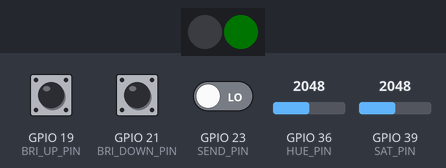
This sketch was run on a simulated ESP32. On the bench: 2 RGB LEDs in strip order, left to right. The test bench sets the inputs (shaded band); at power-on: GPIO 19 (BRI_UP_PIN) LOW, GPIO 23 (SEND_PIN) LOW, GPIO 21 (BRI_DOWN_PIN) LOW, GPIO 36 (HUE_PIN) = 2048, GPIO 39 (SAT_PIN) = 2048. Dim RGB values are drawn brighter than linear; WiFi joins after 1.5 s; servers stay silent unless stated; no MQTT or app messages arrive unless stated; what the sketch prints to the serial monitor is not drawn.

Above: at 2.8 s.
2.9 s: GPIO 19 (BRI_UP_PIN) pulled HIGH for 0.15 s
At 3.9 s:
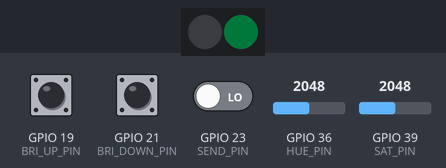
4.5 s: GPIO 23 (SEND_PIN) driven HIGH
At 5.1 s:
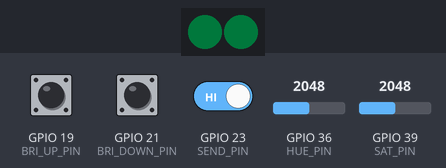
6.0 s: GPIO 21 (BRI_DOWN_PIN) pulled HIGH for 0.15 s
At 7.2 s:
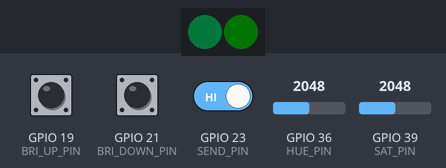
7.6 s: GPIO 36 (HUE_PIN) set to 2135
At 8.3 s:
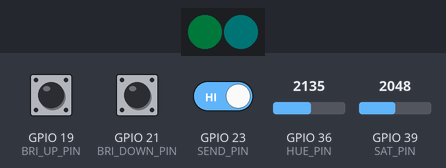
9.1 s: GPIO 39 (SAT_PIN) set to 1105
10.6 s: GPIO 39 (SAT_PIN) set to 1028
At 12.0 s:
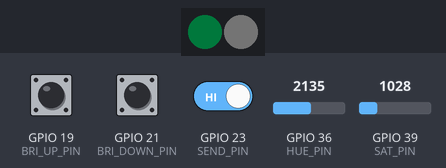
Timing chart, 0 to 13.1 s (numbered marks = the images above; inputs shaded):
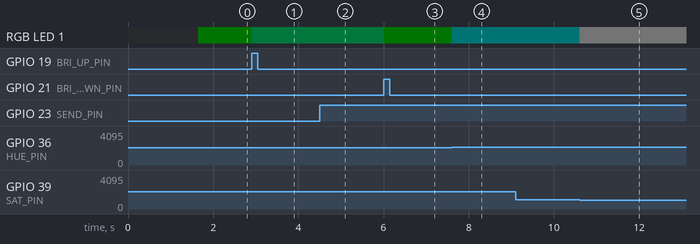

The sketch:

LED_TRANSMITTER.ino
```cpp
#include "secrets.h"
#include <WiFiClientSecure.h>
#include <MQTTClient.h>
#include <ArduinoJson.h>
#include "WiFi.h"
#include <FastLED.h>


//MQTT and WIFI CONFIG
#define AWS_IOT_PUBLISH_TOPIC   "lamp/state"
#define AWS_IOT_SUBSCRIBE_TOPIC "esp32/sub"

WiFiClientSecure net = WiFiClientSecure();
MQTTClient client = MQTTClient(256);

//small variables for messages
uint8_t msgValue;
uint8_t msgHue;
uint8_t msgSat;

//INPUTS CONFIG
#define BRI_UP_PIN 19
#define BRI_DOWN_PIN 21
#define SEND_PIN 23
#define HUE_PIN 36
#define SAT_PIN 39
bool input;
bool brightUp;
bool brightDown;
int huePot;
int satPot;

//measure previous states
bool prevInput;
bool prevBrightUp;
bool prevBrightDown;

//LED CONFIG
#define NUM_LEDS 2
#define DATA_PIN 17
CRGB leds[NUM_LEDS];

void connectAWS()
{
  WiFi.mode(WIFI_STA);
  WiFi.begin(WIFI_SSID, WIFI_PASSWORD);

  Serial.println("Connecting to Wi-Fi");

  while (WiFi.status() != WL_CONNECTED){
    delay(500);
    Serial.print(".");
  }

  // Configure WiFiClientSecure to use the AWS IoT device credentials
  net.setCACert(AWS_CERT_CA);
  net.setCertificate(AWS_CERT_CRT);
  net.setPrivateKey(AWS_CERT_PRIVATE);

  // Connect to the MQTT broker on the AWS endpoint we defined earlier
  client.begin(AWS_IOT_ENDPOINT, 8883, net);

  Serial.print("Connecting to AWS IOT");

  while (!client.connect(THINGNAME)) {
    Serial.print(".");
    delay(100);
  }

  if(!client.connected()){
    Serial.println("AWS IoT Timeout!");
    return;
  }

  //initialize message variables
  msgHue = 0;
  msgSat = 0;
  msgValue = 0;

  Serial.println("AWS IoT Connected!");
}

void publishMessage()
{
  StaticJsonDocument<200> doc;
  doc["client"] = "trans";
  doc["h"] = msgHue;
  doc["s"] = msgSat;
  doc["v"] = msgValue;
  char jsonBuffer[512];
  serializeJson(doc, jsonBuffer); // print to client

  client.publish(AWS_IOT_PUBLISH_TOPIC, jsonBuffer);
}

void configurePins() {
  //LEDS
  FastLED.addLeds<WS2812B, DATA_PIN, GRB>(leds, NUM_LEDS);

  //BUTTONS
  pinMode(BRI_UP_PIN, INPUT);
  pinMode(BRI_DOWN_PIN, INPUT);
  pinMode(SEND_PIN, INPUT);

  pinMode(HUE_PIN, INPUT);
  pinMode(SAT_PIN, INPUT);

  //variable trackers
  input = false;
  brightUp = false;
  brightDown = false;
  huePot = 0;
  satPot = 0;

  //message setters
  msgHue = 0;
  msgSat = 0;
  msgValue = 50;


}
void setup() {
  Serial.begin(115200);
  connectAWS();
  delay(100);
  configurePins();
  FastLED.setBrightness(50);

}

//reads inputs and updates global vars
void updateInputs() {
  //save previous states
  prevInput = input;
  prevBrightUp = brightUp;
  prevBrightDown = brightDown;

  //update current states
  input = digitalRead(SEND_PIN);
  brightUp = digitalRead(BRI_UP_PIN);
  brightDown = digitalRead(BRI_DOWN_PIN);
  huePot = analogRead(HUE_PIN);
  satPot = analogRead(SAT_PIN);
}

//debugging
void printInputs() {
  Serial.print("input button: ");
  Serial.println(input);
  Serial.print("hue pot: ");
  Serial.println(huePot);
  Serial.print("sat pot: ");
  Serial.println(satPot);
  Serial.print("bup button: ");
  Serial.println(brightUp);
  Serial.print("bdown button: ");
  Serial.println(brightDown);
}

//
void updateHSB() {
 if(input && !prevInput) {
    Serial.println("input pressed");
  }
  if(brightUp && !prevBrightUp && msgValue < 240) {
    //handles initialization
    if(msgValue == 0) {
      msgValue = 15;
    }
    else {
      msgValue += 16;
    }
    Serial.println("bup pressed");
  }

  if(brightDown && !prevBrightDown && msgValue >= 15) {
    if(msgValue == 15) {
      msgValue = 0;
    }
    else {
      msgValue -= 16;
    }
    Serial.println("bdown pressed");
  }


  msgHue = map(huePot, 0, 4096, 0, 255);
  msgSat = map(satPot, 0, 4096, 0, 255);
}

void updateLED() {
  leds[1] = CHSV(msgHue, msgSat, msgValue);
  FastLED.show();
}

void printHSB() {
  Serial.print("h: ");
  Serial.println(msgHue);
  Serial.print("s: ");
  Serial.println(msgSat);
  Serial.print("v: ");
  Serial.println(msgValue);
}
void loop() {
  //update inputs
  updateInputs();
  //printInputs();

  //update state of LED
  updateHSB();
  //printHSB();
  updateLED();

  //send message if button is pressed!
  if(input && !prevInput) {
    leds[0] = leds[1];
    Serial.println("PRINTING!!!!!");
    publishMessage();
  }


  //loop MQTT
  client.loop();

  //delay to save power
  delay(10);
}
```

secrets.h
```cpp
#include <pgmspace.h>

#define SECRET
#define THINGNAME "Lamp_Trans"

const char WIFI_SSID[] = "HappyMonkey";
const char WIFI_PASSWORD[] = "fkjE18306Horwitz";
const char AWS_IOT_ENDPOINT[] = "a318wo20lj9o2p-ats.iot.us-east-1.amazonaws.com";

// Amazon Root CA 1
static const char AWS_CERT_CA[] PROGMEM = R"EOF(
-----BEGIN CERTIFICATE-----
MIIDQTCCAimgAwIBAgITBmyfz5m/jAo54vB4ikPmljZbyjANBgkqhkiG9w0BAQsF
ADA5MQswCQYDVQQGEwJVUzEPMA0GA1UEChMGQW1hem9uMRkwFwYDVQQDExBBbWF6
b24gUm9vdCBDQSAxMB4XDTE1MDUyNjAwMDAwMFoXDTM4MDExNzAwMDAwMFowOTEL
MAkGA1UEBhMCVVMxDzANBgNVBAoTBkFtYXpvbjEZMBcGA1UEAxMQQW1hem9uIFJv
b3QgQ0EgMTCCASIwDQYJKoZIhvcNAQEBBQADggEPADCCAQoCggEBALJ4gHHKeNXj
ca9HgFB0fW7Y14h29Jlo91ghYPl0hAEvrAIthtOgQ3pOsqTQNroBvo3bSMgHFzZM
9O6II8c+6zf1tRn4SWiw3te5djgdYZ6k/oI2peVKVuRF4fn9tBb6dNqcmzU5L/qw
IFAGbHrQgLKm+a/sRxmPUDgH3KKHOVj4utWp+UhnMJbulHheb4mjUcAwhmahRWa6
VOujw5H5SNz/0egwLX0tdHA114gk957EWW67c4cX8jJGKLhD+rcdqsq08p8kDi1L
93FcXmn/6pUCyziKrlA4b9v7LWIbxcceVOF34GfID5yHI9Y/QCB/IIDEgEw+OyQm
jgSubJrIqg0CAwEAAaNCMEAwDwYDVR0TAQH/BAUwAwEB/zAOBgNVHQ8BAf8EBAMC
AYYwHQYDVR0OBBYEFIQYzIU07LwMlJQuCFmcx7IQTgoIMA0GCSqGSIb3DQEBCwUA
A4IBAQCY8jdaQZChGsV2USggNiMOruYou6r4lK5IpDB/G/wkjUu0yKGX9rbxenDI
U5PMCCjjmCXPI6T53iHTfIUJrU6adTrCC2qJeHZERxhlbI1Bjjt/msv0tadQ1wUs
N+gDS63pYaACbvXy8MWy7Vu33PqUXHeeE6V/Uq2V8viTO96LXFvKWlJbYK8U90vv
o/ufQJVtMVT8QtPHRh8jrdkPSHCa2XV4cdFyQzR1bldZwgJcJmApzyMZFo6IQ6XU
5MsI+yMRQ+hDKXJioaldXgjUkK642M4UwtBV8ob2xJNDd2ZhwLnoQdeXeGADbkpy
rqXRfboQnoZsG4q5WTP468SQvvG5
-----END CERTIFICATE-----
)EOF";

// Device Certificate
static const char AWS_CERT_CRT[] PROGMEM = R"KEY(
-----BEGIN CERTIFICATE-----
MIIDWjCCAkKgAwIBAgIVAOALVQYHLBGz56MASg6skZrhD8HkMA0GCSqGSIb3DQEB
CwUAME0xSzBJBgNVBAsMQkFtYXpvbiBXZWIgU2VydmljZXMgTz1BbWF6b24uY29t
IEluYy4gTD1TZWF0dGxlIFNUPVdhc2hpbmd0b24gQz1VUzAeFw0yMTA0MjgwMDA5
MzJaFw00OTEyMzEyMzU5NTlaMB4xHDAaBgNVBAMME0FXUyBJb1QgQ2VydGlmaWNh
dGUwggEiMA0GCSqGSIb3DQEBAQUAA4IBDwAwggEKAoIBAQDc2yCBs06D34/ByBfb
Bqp+rgg4+K4tegAcfV4mVSrIH4Nq37OXhjeAdyPJ0fJUuEp0GevpEYSKX6QkqH+/
zHTi+MfzgkIWkaEh8xtR2uILRESsn94++WuXvb6V8ABxV2TYuxEqwP9OMAcmtE94
ZhAYvxQcH6RnPLXkv4lkqBQEZ+DIlcgQW0gTwHt0OmDKx/I8GSv/aMEnuUG7URSA
a+ybwx9kea3gM1nuFafxglBI39ZkZ0Gyy5X7jPcagB3DpvJEOekTBm0mjD/YkupG
bWpHO4loOW4V5g9OEjyEbNt91M8mVaNBRj8X+nMbgwb2Z4/XW9nj5C5XmIaX2yjZ
cOnhAgMBAAGjYDBeMB8GA1UdIwQYMBaAFJyA3RH8w0C/iKSQRYrcJZSzAtIXMB0G
A1UdDgQWBBQXHdwOc28t+RGGc5McFp051Oc80DAMBgNVHRMBAf8EAjAAMA4GA1Ud
DwEB/wQEAwIHgDANBgkqhkiG9w0BAQsFAAOCAQEAysJCsWqqy/FMoAn6WFH0Vslo
vKG++HZqXdKWDd+hp61WB+z6eZpVn22d6VmnFHLN8tCpDCV6KNKTBMiDk1R3Tb48
lLGGGu8XC7TOOyYpk8lWpH1aaVKByt+KFTDgHOymFd5c+GS+j6p8CyRGK5uVfFum
A970ORftM1qhfRXwqA+dGyFsqapHTdsGBDCxNoyY2ag0STVNoV09epLX9SjdnQay
GhEPrNPGucbh20NMCdlhqKMJLsjnpQfZJZz949cYsAl1/9kP/WzVZOFsdOFI53En
jjgFkzUeb7wst2YGwznHF1mvM1TilzcbFXrcbtt6sFjkI6I4TGFBnna4DvPdCQ==
-----END CERTIFICATE-----

)KEY";

// Device Private Key
static const char AWS_CERT_PRIVATE[] PROGMEM = R"KEY(
-----BEGIN RSA PRIVATE KEY-----
MIIEpgIBAAKCAQEA3NsggbNOg9+PwcgX2waqfq4IOPiuLXoAHH1eJlUqyB+Dat+z
l4Y3gHcjydHyVLhKdBnr6RGEil+kJKh/v8x04vjH84JCFpGhIfMbUdriC0RErJ/e
Pvlrl72+lfAAcVdk2LsRKsD/TjAHJrRPeGYQGL8UHB+kZzy15L+JZKgUBGfgyJXI
EFtIE8B7dDpgysfyPBkr/2jBJ7lBu1EUgGvsm8MfZHmt4DNZ7hWn8YJQSN/WZGdB
ssuV+4z3GoAdw6byRDnpEwZtJow/2JLqRm1qRzuJaDluFeYPThI8hGzbfdTPJlWj
QUY/F/pzG4MG9meP11vZ4+QuV5iGl9so2XDp4QIDAQABAoIBAQCW6azms41dEzB6
K64RXha2hVjdBSCPtqPI0+m3q86V/OKh7sYbLf1S7RYpXCqItX06pFPNaMj2fK/+
1JymhKECTxjiTgm2vkAqoKH0Zuq65CVBB+Snh2t7vo4yilLjH+KrLfhnDIXn+W2J
hwAety8cmcS2CvEeEiAAdNj/TNKQxtzNlJZQ9ivmNwEjstSaj2u0GTH6lBopfqIb
KEb5LK+VpAmBHea6oq19uoIm1WXEgJJhjcQitkPp4dugO/xi2Tk8xfJ+3tt6CXdv
YKY/M2qf6WpiCy87uFImB+iixddMe3Gz0h6GtOHzR0BoFw/vVilgq3VWzrGQGasp
vkfPgySZAoGBAP9DJP4AeLkLfQu/gzIMzu8dzyZcWNR4QwNL1JxAW+1lkPQzCG/J
2ekkNKVr2X6Mo7xbMbYbZ5MGRulo04a6RtGiH3KYsfO0Cmp9Vf0aFrR/Cc4eVJiJ
rtbdlZfbl9Y7vQVr8QlJwW+wkpgw13uGoShlqAsSOF7cpOXAvaQq1IlTAoGBAN1+
hum+9VDMomGMMlPVskYP73WgSJJXw9Tlqyxn3+10QeH9zVlXRTEUpt912Zb4Kl0i
8cKDeMgzxMUjflnIzZ9V5+6xYmXkN027Ovk5gA2sLsqlf7ZC65RTY5+l21TL/tnp
BLiOqyoo0znN5VbUkbo3K9VM1Dl+1+VIV1OxMHV7AoGBAMsBAzJd/aRsVo45SIVN
WmUgN9YyKxMOcXz1maiKJpGt7JHI5DTDOuIHQTcthlL2VmE9xVMmiECNBWgrTc4f
5qJhZNEmTp+Z147JDtGzJct2HL4nsO9+z+VhY87ZfO+Los/lAFR6q7O/oVYXwccj
UpdmATaMzvfiUeHGXwtoZI6xAoGBAKPkFJXu63wu/tQpNbAcxn3bGrexsyE9+bSV
gJQqBGKijIFZGFJMJfGMM3HTtP5lgItL6RGh0IRq8eVhPwPWdne4zBYtgP6d4GIO
8TMqXdtAFZty3E4TtFcbYPLneaSEEX5SUmDxiCt469qwxEr8nRvp6PA6mio09jE8
1wkhahbzAoGBANTABkD7P3ZjinkxsMzC4gD0P+HB8nxZfjQXZ1dLXXyrUXhI+yU7
dAM7bI4sb9XpI4qVo7fcki1TgGWZL4OOHo5RRdBeNewutDxD/CzztGe4EpOZfGbj
yR110K/v10pVSUmh4Y/n+eCQG+sTknYh87MsVFYiuLaMYqOTr9gFQPK8
-----END RSA PRIVATE KEY-----

)KEY";
```

Measured:
- the behaviour switches between 2104 and 2105 on GPIO 36 (HUE_PIN) (found by bisection; images 3 and 4)
- the behaviour switches between 1077 and 1076 on GPIO 39 (SAT_PIN) (found by bisection; images 4 and 5)
- after the input at 2.9 s, RGB LED 1: RGB(0, 1, 0) → RGB(0, 2, 1) at once
- after the input at 6.0 s, RGB LED 1: RGB(0, 2, 1) → RGB(0, 1, 0) at once
- after the input at 7.6 s, RGB LED 1: RGB(0, 1, 0) → RGB(0, 1, 1) at once
- after the input at 9.1 s, every drawn part: stays the same
- after the input at 10.6 s, RGB LED 1: RGB(0, 1, 1) → RGB(1, 1, 1) at once
